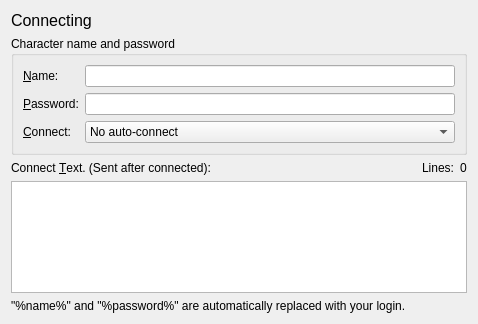
<?xml version="1.0" encoding="UTF-8"?>
<ui version="4.0">
 <class>PrefsConnecting</class>
 <widget class="QWidget" name="PrefsConnecting">
  <property name="geometry">
   <rect>
    <x>0</x>
    <y>0</y>
    <width>478</width>
    <height>324</height>
   </rect>
  </property>
  <property name="windowTitle">
   <string>Connecting</string>
  </property>
  <layout class="QVBoxLayout" name="_2">
   <item>
    <widget class="QLabel" name="label_title">
     <property name="sizePolicy">
      <sizepolicy hsizetype="Preferred" vsizetype="Fixed">
       <horstretch>0</horstretch>
       <verstretch>0</verstretch>
      </sizepolicy>
     </property>
     <property name="font">
      <font>
       <pointsize>12</pointsize>
      </font>
     </property>
     <property name="text">
      <string>Connecting</string>
     </property>
    </widget>
   </item>
   <item>
    <widget class="QGroupBox" name="_credentials">
     <property name="title">
      <string>Character name and password</string>
     </property>
     <layout class="QFormLayout" name="formLayout">
      <item row="0" column="0">
       <widget class="QLabel" name="Player_label">
        <property name="text">
         <string>&amp;Name:</string>
        </property>
        <property name="buddy">
         <cstring>Player</cstring>
        </property>
       </widget>
      </item>
      <item row="0" column="1">
       <widget class="QLineEdit" name="Player"/>
      </item>
      <item row="1" column="0">
       <widget class="QLabel" name="Password_label">
        <property name="text">
         <string>&amp;Password:</string>
        </property>
        <property name="buddy">
         <cstring>Password</cstring>
        </property>
       </widget>
      </item>
      <item row="1" column="1">
       <widget class="QLineEdit" name="Password">
        <property name="echoMode">
         <enum>QLineEdit::EchoMode::Password</enum>
        </property>
       </widget>
      </item>
      <item row="2" column="0">
       <widget class="QLabel" name="ConnectMethod_label">
        <property name="text">
         <string>&amp;Connect:</string>
        </property>
        <property name="buddy">
         <cstring>ConnectMethod</cstring>
        </property>
       </widget>
      </item>
      <item row="2" column="1">
       <widget class="QComboBox" name="ConnectMethod">
        <item>
         <property name="text">
          <string>No auto-connect</string>
         </property>
        </item>
        <item>
         <property name="text">
          <string>MUSH/MOO ( CONNECT name password )</string>
         </property>
        </item>
        <item>
         <property name="text">
          <string>Diku-style ( name, password )</string>
         </property>
        </item>
        <item>
         <property name="text">
          <string>MXP (automatically when requested)</string>
         </property>
        </item>
       </widget>
      </item>
     </layout>
    </widget>
   </item>
   <item>
    <layout class="QHBoxLayout" name="_connect_header">
     <item>
      <widget class="QLabel" name="ConnectText_label">
       <property name="text">
        <string>Connect &amp;Text. (Sent after connected):</string>
       </property>
       <property name="buddy">
        <cstring>ConnectText</cstring>
       </property>
      </widget>
     </item>
     <item>
      <widget class="QLabel" name="ConnectText_lines_label">
       <property name="sizePolicy">
        <sizepolicy hsizetype="Maximum" vsizetype="Preferred">
         <horstretch>0</horstretch>
         <verstretch>0</verstretch>
        </sizepolicy>
       </property>
       <property name="text">
        <string>Lines:</string>
       </property>
      </widget>
     </item>
     <item>
      <widget class="QLabel" name="ConnectText_lines">
       <property name="sizePolicy">
        <sizepolicy hsizetype="Fixed" vsizetype="Preferred">
         <horstretch>0</horstretch>
         <verstretch>0</verstretch>
        </sizepolicy>
       </property>
       <property name="text">
        <string>0</string>
       </property>
      </widget>
     </item>
    </layout>
   </item>
   <item>
    <widget class="QPlainTextEdit" name="ConnectText"/>
   </item>
   <item>
    <widget class="QLabel" name="label_help">
     <property name="text">
      <string>&quot;%name%&quot; and &quot;%password%&quot; are automatically replaced with your login.</string>
     </property>
     <property name="wordWrap">
      <bool>true</bool>
     </property>
    </widget>
   </item>
  </layout>
 </widget>
 <resources/>
 <connections>
  <connection>
   <sender>ConnectText</sender>
   <signal>blockCountChanged(int)</signal>
   <receiver>ConnectText_lines</receiver>
   <slot>setNum(int)</slot>
   <hints>
    <hint type="sourcelabel">
     <x>392</x>
     <y>250</y>
    </hint>
    <hint type="destinationlabel">
     <x>464</x>
     <y>204</y>
    </hint>
   </hints>
  </connection>
 </connections>
</ui>
